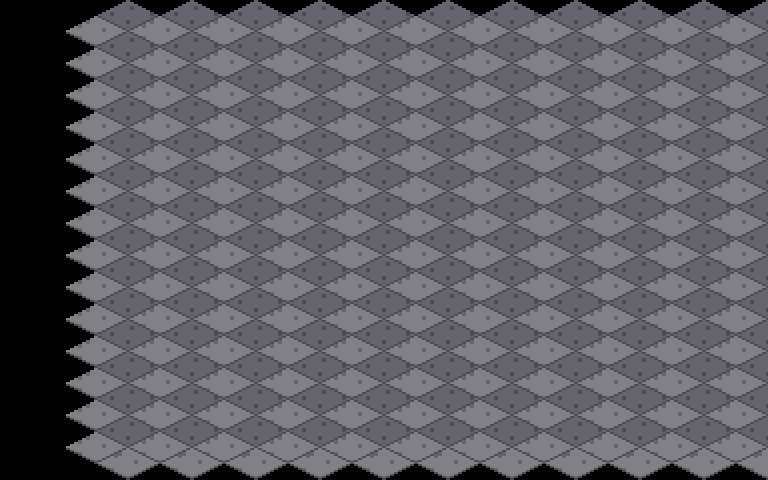

This game map was drawn from its Tiled (.tmx) file and the tilesets committed beside it. A one-line description and the full map source follow:
An orthogonal 12x15 tile map with 64x32 px tiles, 1 tile layer (suelo).

<map version="1.10" orientation="orthogonal" renderorder="right-down" width="12" height="15" tilewidth="64" tileheight="32" infinite="0" nextlayerid="2" nextobjectid="1">
 <tileset firstgid="1" name="terreno_mundo" tilewidth="128" tileheight="64" tilecount="203" columns="8">
  <image source="../textures/../textures/terreno_mundo.png" width="1024" height="1664" />
 </tileset>
 <layer id="1" name="suelo" width="12" height="15">
  <data encoding="csv">
0,0,0,0,0,0,0,0,0,0,0,0,
0,163,163,163,163,163,163,163,163,163,163,163,
0,163,163,163,163,163,163,163,163,163,163,163,
0,163,163,163,163,163,163,163,163,163,163,163,
0,163,163,163,163,163,163,163,163,163,163,163,
0,163,163,163,163,163,163,163,163,163,163,163,
0,163,163,163,163,163,163,163,163,163,163,163,
0,163,163,163,163,163,163,163,163,163,163,163,
0,163,163,163,163,163,163,163,163,163,163,163,
0,163,163,163,163,163,163,163,163,163,163,163,
0,163,163,163,163,163,163,163,163,163,163,163,
0,163,163,163,163,163,163,163,163,163,163,163,
0,163,163,163,163,163,163,163,163,163,163,163,
0,163,163,163,163,163,163,163,163,163,163,163,
0,163,163,163,163,163,163,163,163,163,163,163
</data>
 </layer>
</map>
